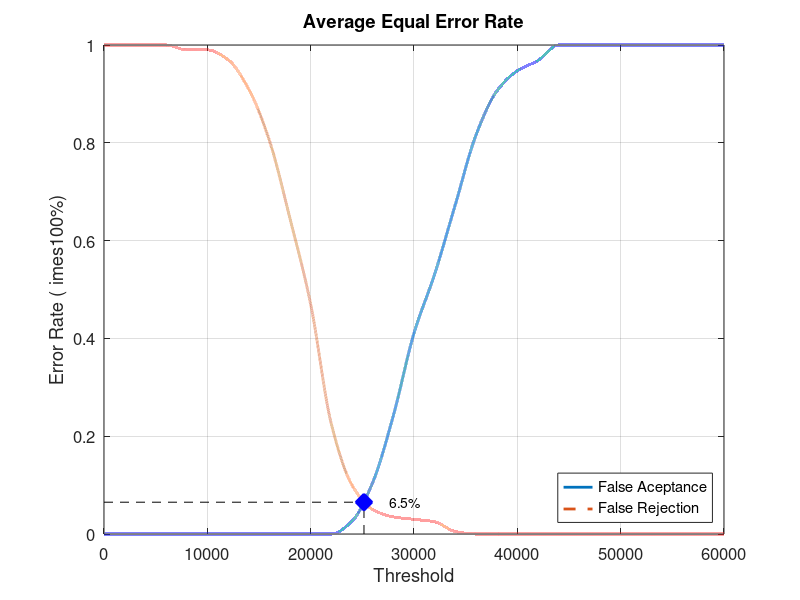
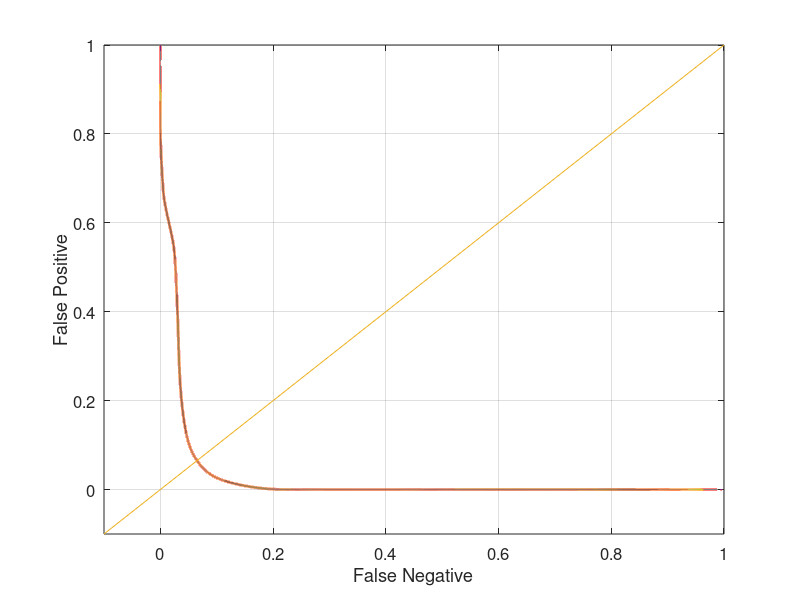

Write MATLAB code to recreate these figures, in order.
close all;
clear;
clc;
x = 0:2000:60000;
xq = 0:0.5:60000;

y0 = [0 0 0 0 0 0 0 0 0 0 0 0 0.0263158 0.105263 0.242105 0.410526 0.531579 0.673684 0.815789 0.905263 0.947368 0.968421 1 1 1 1 1 1 1 1 1]
yy0 = interp1(x, y0, xq, 'pchip');
y1 = [1 1 1 1 0.99 0.99 0.97 0.91 0.805 0.645 0.47 0.225 0.1 0.05 0.035 0.03 0.025 0.005 0 0 0 0 0 0 0 0 0 0 0 0 0]
yy1 = interp1(x, y1, xq, 'pchip');

% Calculating EER: 
y2 = abs(y0 - y1);
find(y2 == min(y2))
yy2 = abs(yy0 - yy1);
xEER = find(yy2 == min(yy2));
xEERIndex = xq(xEER) % X-axis EER
yEER = yy0(xEER) % Y-axis EER

main = figure
plot(xq, yy0,'-','LineWidth', 2);	hold on
plot(xq, yy1,'--','LineWidth', 2);	hold on
plot([xEERIndex xEERIndex], [0 yEER], 'k--');	hold on
plot([0 xEERIndex], [yEER yEER], 'k--');	hold on
plot(xEERIndex, yEER, 'bx', 'LineWidth', 10);	hold on
text(xEERIndex + 10 * xEERIndex / 100, yEER, [num2str(round((10000 * yEER)) / 100) '%'])
legend('False Aceptance', 'False Rejection', 'Location', 'SouthEast')
xlabel('Threshold')
ylabel('Error Rate (	imes100%)')
title('Average Equal Error Rate')
set(gca, 'FontSize', 12)
axis([0 60000 0 1])
grid on

print(main, 'Database1_2Main', '-dpng');
FNRxFPR = figure('Color', [1 1 1]);
plot(yy1, yy0, '-', yy1, yy0, 'LineWidth', 2);
hold on
y = -0.1:0.1:1
plot(y, y); 
set(gca, 'FontSize', 12)
xlabel('False Negative')
ylabel('False Positive')
axis([-0.1 1 -0.1 1])
set(gca, 'FontSize', 12)
grid on

print(FNRxFPR, 'Database1_2FNRxFPR','-dpng');
